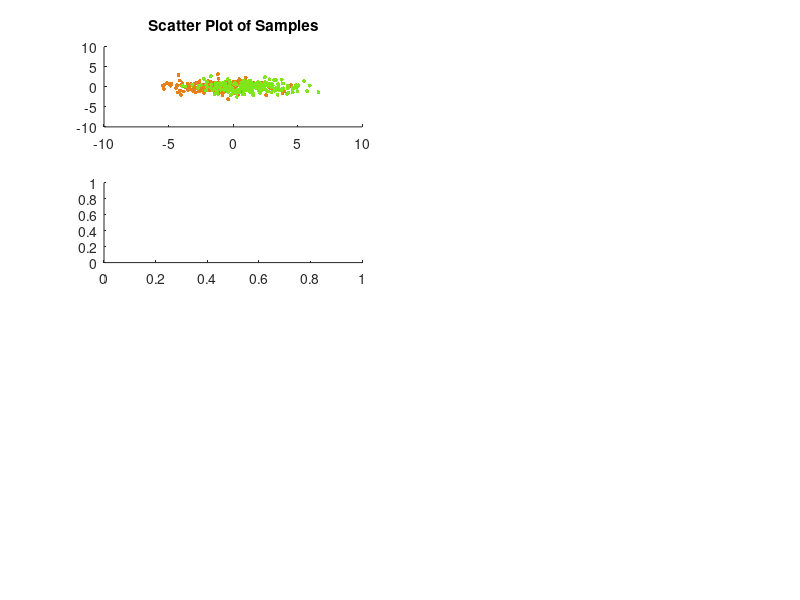

MATLAB code for this plot: (Note: this script raises an error after producing the figure.)
%% %%%%% Load data
load('simu_fig2_2sub_data1')
%% %%%%% Plot results of experiment 2 but only 2 subject
n=n/2;
subplot(4,2,1)
colors=[repmat([0.9,0.5,0.1],n,1);repmat([0.5,0.9,0.1],n,1)];
scatter(O(:,1),O(:,2),8,colors,'filled')
title('Scatter Plot of Samples')
xlim([-10 10])
ylim([-10 10])

subplot(4,2,3)
[f,xi]=ksdensity((wBERR*O(1:n,1)+O(1:n,2))/sqrt(1+wBERR^2));
plot(xi,f,'LineWidth',2.5,'Color','y')
hold on
[f,xi]=ksdensity((wBERR*O((n+1):(2*n),1)+O((n+1):(2*n),2))/sqrt(1+wBERR^2));
plot(xi,f,'LineWidth',2.5,'Color','g')
title('Optimal Projection Based on Bayes Error')
hold off

subplot(4,2,5)
[f,xi]=ksdensity((wVAR*O(1:n,1)+O(1:n,2))/sqrt(1+wVAR^2));
plot(xi,f,'LineWidth',2.5,'Color','y')
hold on
[f,xi]=ksdensity((wVAR*O((n+1):(2*n),1)+O((n+1):(2*n),2))/sqrt(1+wVAR^2));
plot(xi,f,'LineWidth',2.5,'Color','g')
title('Optimal Projection Based on PCA')
hold off

subplot(4,2,7)
[f,xi]=ksdensity((wMNR*O(1:n,1)+O(1:n,2))/sqrt(1+wMNR^2));
plot(xi,f,'LineWidth',2.5,'Color','y')
hold on
[f,xi]=ksdensity((wMNR*O((n+1):(2*n),1)+O((n+1):(2*n),2))/sqrt(1+wMNR^2));
plot(xi,f,'LineWidth',2.5,'Color','g')
title('Optimal Projection Based on MNR')
hold off



%% %%%%%%%%%%%%%%%%%%%%%%%%%%%%%%%%%%%%%%%%%%%%%%%%%%%%%%%%%%%%%%
%% %%%%% Load data
clear all
load('simu_fig2_2sub_data2')
%% %%%%% Plot results
n=n/2;
subplot(4,2,2)
colors=[repmat([0.9,0.5,0.1],n,1);repmat([0.5,0.9,0.1],n,1)];
scatter(O(:,1),O(:,2),8,colors,'filled')
title('Scatter Plot of Samples')
xlim([-10 10])
ylim([-10 10])

subplot(4,2,4)
[f,xi]=ksdensity((wBERR*O(1:n,1)+O(1:n,2))/sqrt(1+wBERR^2));
plot(xi,f,'LineWidth',2.5,'Color','y')
hold on
[f,xi]=ksdensity((wBERR*O((n+1):(2*n),1)+O((n+1):(2*n),2))/sqrt(1+wBERR^2));
plot(xi,f,'LineWidth',2.5,'Color','g')
title('Optimal Projection Based on Bayes Error')
hold off

subplot(4,2,6)
[f,xi]=ksdensity((wVAR*O(1:n,1)+O(1:n,2))/sqrt(1+wVAR^2));
plot(xi,f,'LineWidth',2.5,'Color','y')
hold on
[f,xi]=ksdensity((wVAR*O((n+1):(2*n),1)+O((n+1):(2*n),2))/sqrt(1+wVAR^2));
plot(xi,f,'LineWidth',2.5,'Color','g')
title('Optimal Projection Based on PCA')
hold off

subplot(4,2,8)
[f,xi]=ksdensity((wMNR*O(1:n,1)+O(1:n,2))/sqrt(1+wMNR^2));
plot(xi,f,'LineWidth',2.5,'Color','y')
hold on
[f,xi]=ksdensity((wMNR*O((n+1):(2*n),1)+O((n+1):(2*n),2))/sqrt(1+wMNR^2));
plot(xi,f,'LineWidth',2.5,'Color','g')
title('Optimal Projection Based on MNR')
hold off